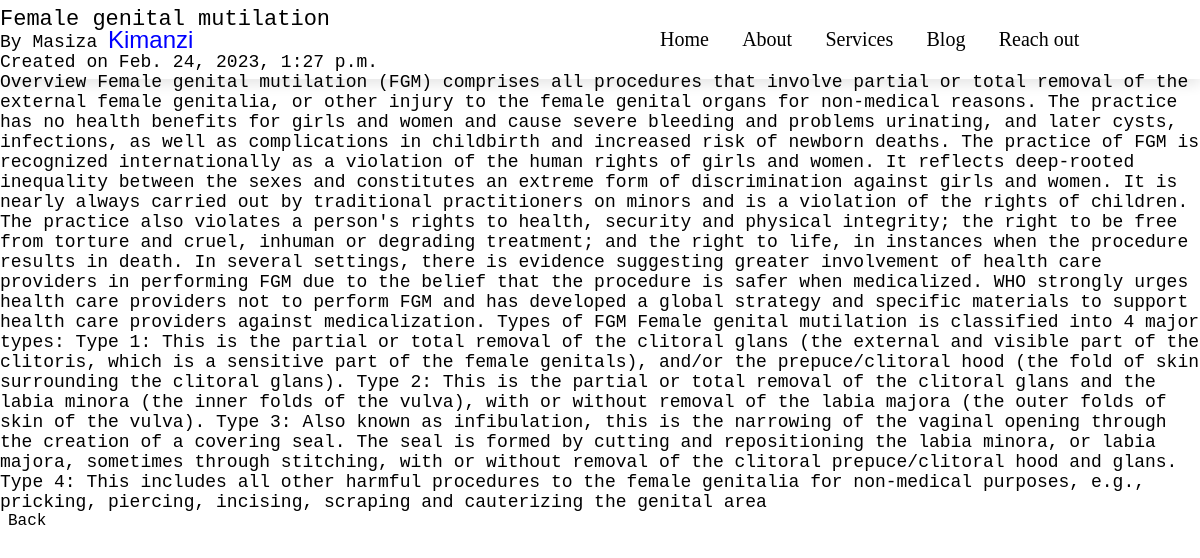
The app's page /post/4 with its own data.
### myapp/models.py (models this page shows)
class Post(models.Model):
    title=models.CharField(max_length=100)
    body=models.CharField(max_length=1000000)
    Author=models.CharField(max_length=100)
    created_at = models.DateTimeField(default=datetime.now,blank=True)

### myapp/views.py (the view)
# urls.py: path("post/<str:pk>",views.post,name="post"),
def post(request,pk):
    posts=Post.objects.get(id=pk)
    return render (request,"posts.html",{"posts":posts})

### myapp/templates/posts.html (shortened to what this page needs)
{% load static %}
<!DOCTYPE html>
<html lang="en">
<head>
    <link rel="stylesheet" href="https://cdnjs.cloudflare.com/ajax/libs/font-awesome/6.3.0/css/all.min.css">
    <link rel="stylesheet" href="{% static 'myapp/style.css'%}">
</head>
<body>
    <header>
    <a href="#" class="logo">Kimanzi</a>
    <nav class="navbar">
        <a href="#home">Home</a>
        <a href="#services">About</a>
        <a href="#services">Services</a>
        <a href="#services">Blog</a>
        <a href="#products">Reach out</a>
    </nav>
</header>
        <section class="art" id="blog">
          <div class="ark">
          </div>
            <div class="blog">
              <h2>{{posts.title}}</h2>
              <h4>By {{posts.Author}}</h4>
              <h4>Created on {{posts.created_at}}</h4>
              <p>{{posts.body}}</p>
              <a  class="read"  href="{% url 'index' %}">Back</a>
            </div>
        </section>
</body>
</html>

### myapp/static/myapp/style.css (style rules this page uses)
:root { --black:black; --red:red; }
* { font-family:'Courier New', Courier, monospace; margin:0;padding:0; box-sizing:border-box; outline:none; border:none; text-decoration:none ; transition:all .2s linear; }
html { font-size:62.5%; overflow-x:hidden; scroll-padding-top:6rem; scroll-behavior: smooth; }
header { position:absolute; top:0; left:0; right:0; z-index:1000; padding:2rem 9%; display:flex; align-items:center; justify-content: space-between; box-shadow: 0 .5rem 1rem rgba(0,0,0,.1 ); }
header .logo { font-size:24px; color:blue; font-family: 'Gill Sans', 'Gill Sans MT', Calibri, 'Trebuchet MS', sans-serif; }
header .navbar a { font-size:20px; color:black; margin:0 1rem; font-family: 'Times New Roman', Times, serif; }
.art { padding:0; position:relative; }
.blog { height: auto; }
.ark { align-items: center; padding-top: 7px; font-size: 22px; font-weight:300; font-family: 'Courier New', Courier, monospace; }
.blog h2 { font-size: 22px; font-weight: 200; color:black; align-items: center; }
.read { color:black; text-decoration: none; padding-left: 8px; font-size: 16px; }
.blog h4 { font-size:18px; font-weight:200; }
.blog p { font-size:18px; font-weight:400; }
@media (max-width:1200px) { html { font-size:80%; } }

### records on screen
Post: title "Female genital mutilation", Author "Masiza", created_at "Feb. 24, 2023, 1:27 p.m.", body "Overview Female genital mutilation (FGM) comprises all procedures that involve partial or total removal of the external female genitalia, or other injury to the female genital organs for non-medical reasons. The practice has no health benefits for girls and women and cause severe bleeding and problems urinating, and later cysts, infections, as well as complications in childbirth and increased risk of newborn deaths. The practice of FGM is recognized internationally as a violation of the human rights of girls and women. It reflects deep-rooted inequality between the sexes and constitutes an extreme form of discrimination against girls and women. It is nearly always carried out by traditional…"
